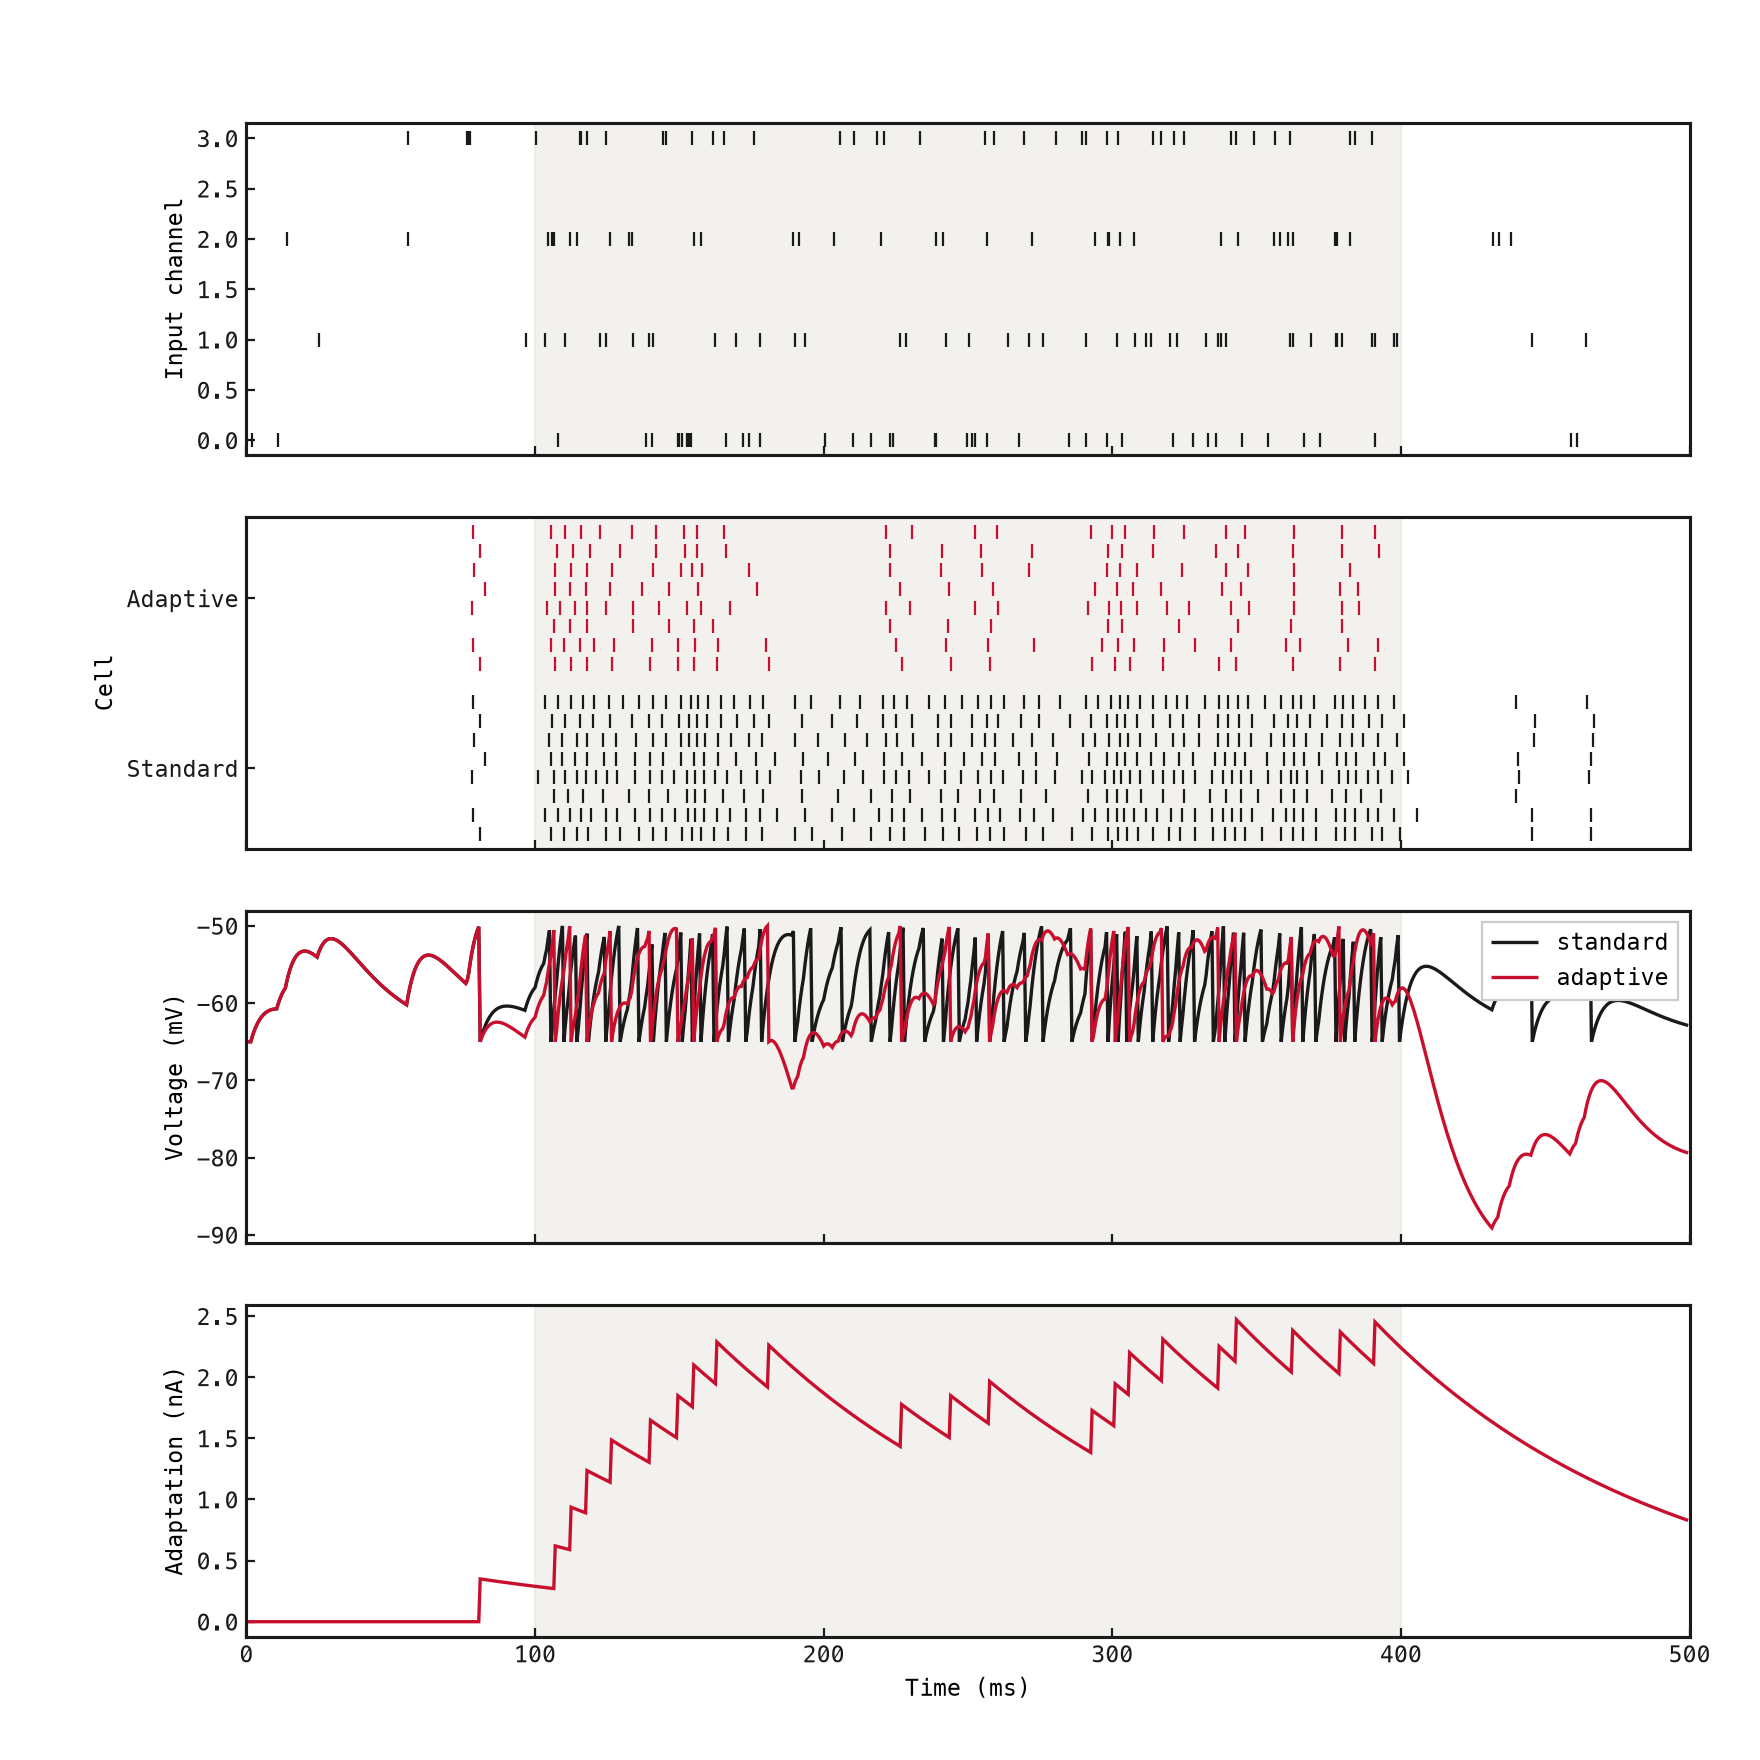

Write the Python code that produced this figure.
"""Compare a built-in current LIF with a registered adaptive current neuron.

Run from the repository root: uv run python examples/customisation/customisation.py
Outputs are saved beside this script. Diagram rendering requires Graphviz.
"""

import math
from pathlib import Path

import numpy as np
import torch

from snnlab import extensions, lang, viz
from snnlab.sim.execution import DenseArrayBinding, ExecutionSpec, simulate

OUTPUT_DIR = Path(__file__).resolve().parent
DT_MS = 0.5
DURATION_MS = 500
SEED = 17


# 1. Define a neuron using tensor state and a normal Python step function.
def adaptive_initial_state(context):
    shape, device, dtype = context.shape, context.device, context.dtype
    return {
        "voltage": torch.full(shape, -65.0, device=device, dtype=dtype),
        "adaptation": torch.zeros(shape, device=device, dtype=dtype),
    }


def adaptive_step(context):
    voltage = context.state["voltage"]
    adaptation = context.state["adaptation"]
    beta = math.exp(-context.dt_ms / context.config["tau_mem_ms"])
    current = context.excitatory - context.inhibitory - adaptation
    voltage = (
        -65
        + (voltage + 65) * beta
        + current * context.config["tau_mem_ms"] * (1 - beta)
    )
    spikes = context.spike(voltage + 50)
    voltage = torch.where(spikes.bool(), torch.full_like(voltage, -65), voltage)
    adaptation = adaptation * math.exp(-context.dt_ms / context.config["tau_adapt_ms"])
    adaptation = adaptation + spikes * context.config["adaptation_na"]
    return {**context.state, "voltage": voltage, "adaptation": adaptation}, spikes


extensions.register_neuron(
    "example.adaptive_lif/v1",
    adaptive_step,
    initialize=adaptive_initial_state,
    input_unit="nA",
    state_units={"adaptation": "nA"},
)


# 2. Define an initialization distribution with ordinary PyTorch.
def clipped_normal(shape, config, *, device, dtype):
    values = torch.randn(shape, device=device, dtype=dtype)
    return (values * config["std"] + config["mean"]).clamp(min=config["minimum"])


extensions.register_initializer("example.clipped_normal/v1", clipped_normal)


def main():
    # 3. Define a stimulus with custom tensors: quiet, then sustained activity.
    net = lang.Network("customisation", dt=DT_MS * lang.ms)
    inputs = net.input(
        "inputs", shape=("time", "batch", 4), signal_type="spikes", unit="spike"
    )
    steps = round(DURATION_MS / DT_MS)
    rates = torch.full((steps, 1, 4), 20.0)
    rates[round(100 / DT_MS) : round(400 / DT_MS)] = 120.0
    generator = torch.Generator().manual_seed(SEED)
    input_spikes = (
        torch.rand(rates.shape, generator=generator) < rates * DT_MS / 1000
    ).float()
    binding = DenseArrayBinding("inputs", input_spikes)

    # 4. Compare built-in and custom neuron dynamics with matched input weights.
    standard = net.population(
        "standard", size=8, neuron=lang.CUBA_LIF(tau_mem=20 * lang.ms)
    )
    adaptive = net.population(
        "adaptive",
        size=8,
        neuron=lang.CustomNeuron(
            "example.adaptive_lif/v1",
            tau_mem_ms=20,
            tau_adapt_ms=100,
            adaptation_na=0.35,
        ),
    )
    weights = net.parameter(
        "weights",
        shape=(8, 4),
        unit="nA",
        initializer=lang.CustomInitializer(
            "example.clipped_normal/v1", mean=5.0, std=1.0, minimum=0.0
        ),
        constraint=lang.NonNegative(),
    )
    for cells in (standard, adaptive):
        projection = net.connect(
            inputs,
            cells.excitatory,
            name=f"input_to_{cells.id}",
            synapse=lang.ExponentialCurrent(tau=5 * lang.ms),
            weight=weights,
        )
        net.output(f"{cells.id}_spikes", cells.spikes)
        net.expose(cells.voltage, name=f"{cells.id}_voltage")
        net.expose(projection.current, name=f"{cells.id}_current")
    net.expose(inputs, name="input_spikes")
    net.expose(adaptive.state("adaptation"), name="adaptation")

    # 5. Compile and execute: the bundle stores names/config, not Python code.
    bundle = lang.compile(net, target="tools/snnsim")
    bundle.write(OUTPUT_DIR / "network.bundle")
    viz.render_diagram(
        lang.diagram(bundle, view="expanded"),
        OUTPUT_DIR / "network.png",
        scale=2,
        height_to_width_ratio=None,
    )
    execution = ExecutionSpec(
        kind="simulate",
        graph=bundle.graph,
        input_bindings=(binding,),
        seed=SEED,
        device="cpu",
    )
    result = simulate(execution)
    data = result.numpy(batch=0)
    assert data.time_ms is not None

    # 6. Plot the same stimulus, both responses and the custom adaptation state.
    import matplotlib.pyplot as plt

    layout = viz.FigureGrid(
        rows=4, columns=1, row_gap=0.035, bounds=(0.14, 0.07, 0.82, 0.86)
    )
    for index, name in enumerate(("inputs", "spikes", "voltage", "adaptation")):
        layout.place(name, row=index, column=0)
    figure = layout.figure(figsize=(11, 11))
    axes = [layout.add_axes(figure, "inputs")]
    for name in ("spikes", "voltage", "adaptation"):
        axes.append(layout.add_axes(figure, name, sharex=axes[0]))
    for channel in range(4):
        axes[0].plot(
            data.time_ms[data.diagnostics["input_spikes"][:, channel] > 0],
            np.full(int(data.diagnostics["input_spikes"][:, channel].sum()), channel),
            "|",
            color=viz.Theme().ink,
        )
    axes[0].set_ylabel("Input channel")
    for prefix, offset, color in (
        ("standard", 0, viz.Theme().ink),
        ("adaptive", 9, viz.Theme().accent),
    ):
        spikes = data.outputs[f"{prefix}_spikes"]
        for cell in range(8):
            times = data.time_ms[spikes[:, cell] > 0]
            axes[1].plot(times, np.full(len(times), cell + offset), "|", color=color)
        axes[2].plot(
            data.time_ms,
            data.diagnostics[f"{prefix}_voltage"][:, 0],
            color=color,
            label=prefix,
        )
    axes[1].set_ylabel("Cell")
    axes[1].set_yticks([3.5, 12.5], ["Standard", "Adaptive"])
    axes[2].set_ylabel("Voltage (mV)")
    axes[2].legend(loc="upper right")
    axes[3].plot(
        data.time_ms, data.diagnostics["adaptation"][:, 0], color=viz.Theme().accent
    )
    axes[3].set_ylabel("Adaptation (nA)")
    axes[3].set_xlabel("Time (ms)")
    for axis in axes:
        axis.axvspan(100, 400, color=viz.Theme().rule, alpha=0.5, zorder=-1)
        axis.set_xlim(0, DURATION_MS)
    for axis in axes[:-1]:
        axis.tick_params(labelbottom=False)
    figure.savefig(OUTPUT_DIR / "customisation.png", dpi=160)
    plt.close(figure)
    for prefix in ("standard", "adaptive"):
        print(f"{prefix}: {int(data.outputs[f'{prefix}_spikes'].sum())} spikes")
    print(f"Saved {OUTPUT_DIR / 'customisation.png'}")


if __name__ == "__main__":
    main()
